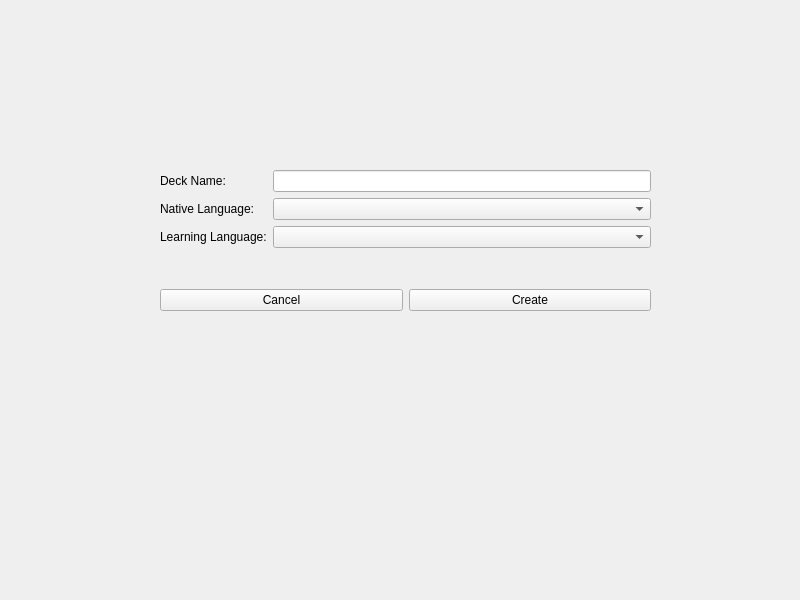
<?xml version="1.0" encoding="UTF-8"?>
<ui version="4.0">
 <class>DeckCreatorWidget</class>
 <widget class="QWidget" name="DeckCreatorWidget">
  <property name="geometry">
   <rect>
    <x>0</x>
    <y>0</y>
    <width>800</width>
    <height>600</height>
   </rect>
  </property>
  <property name="windowTitle">
   <string>Form</string>
  </property>
  <widget class="QWidget" name="">
   <property name="geometry">
    <rect>
     <x>160</x>
     <y>170</y>
     <width>491</width>
     <height>141</height>
    </rect>
   </property>
   <layout class="QVBoxLayout" name="verticalLayout">
    <item>
     <layout class="QFormLayout" name="formLayout">
      <item row="0" column="0">
       <widget class="QLabel" name="deckNameLabel">
        <property name="text">
         <string>Deck Name:</string>
        </property>
       </widget>
      </item>
      <item row="0" column="1">
       <widget class="QLineEdit" name="deckNameEdit"/>
      </item>
      <item row="1" column="0">
       <widget class="QLabel" name="nativeLabel">
        <property name="text">
         <string>Native Language:</string>
        </property>
       </widget>
      </item>
      <item row="1" column="1">
       <widget class="QComboBox" name="nativeCB"/>
      </item>
      <item row="2" column="0">
       <widget class="QLabel" name="targetLabel">
        <property name="text">
         <string>Learning Language:</string>
        </property>
       </widget>
      </item>
      <item row="2" column="1">
       <widget class="QComboBox" name="targetQB"/>
      </item>
     </layout>
    </item>
    <item>
     <layout class="QHBoxLayout" name="horizontalLayout">
      <item>
       <widget class="QPushButton" name="cancelButton">
        <property name="text">
         <string>Cancel</string>
        </property>
       </widget>
      </item>
      <item>
       <widget class="QPushButton" name="createButton">
        <property name="text">
         <string>Create</string>
        </property>
       </widget>
      </item>
     </layout>
    </item>
   </layout>
  </widget>
 </widget>
 <resources/>
 <connections/>
</ui>
